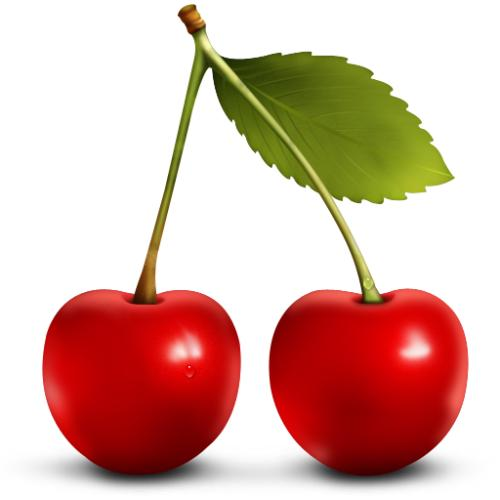
#> input picture image_processing/cherry.png, 500 x 500 px
$ python imshow.py
#> lines starting #> are read from the running program, lines starting #| are printed output that depends on the picture; after the words box and inside, x2 and y2 are one past the last pixel; in counts of white or black regions, pixels touching at a corner belong together
import cv2
import numpy as np

# 读取图片
image = cv2.imread("cherry.png")
#> image is the input picture: shape (500, 500, 3); mean B, G, R 166.9, 178.3, 217.2
R = image[:, :, 2]
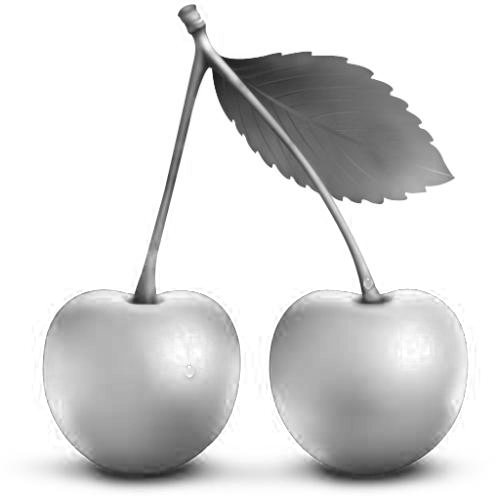
#> R: shape (500, 500); min 18, max 255, mean 217.2
G = image[:, :, 1]
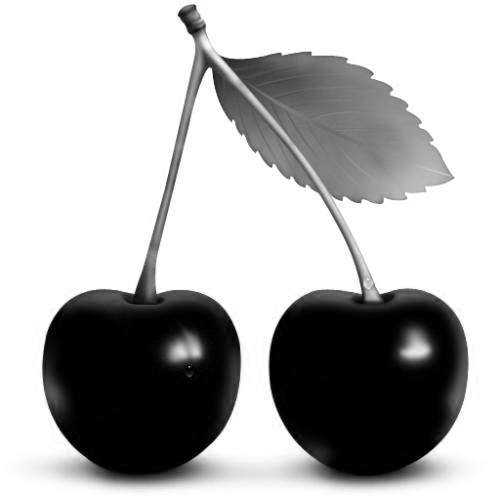
#> G: shape (500, 500); min 0, max 255, mean 178.3
B = image[:, :, 0]
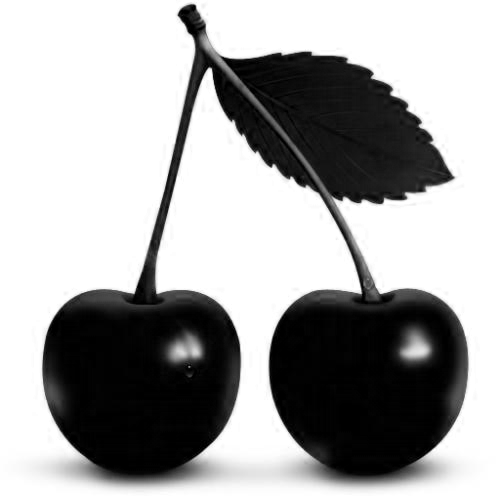
#> B: shape (500, 500); min 0, max 255, mean 166.9

# RGB2GRAY
img = (0.2989 * R + 0.5870 * G + 0.1140 * B)
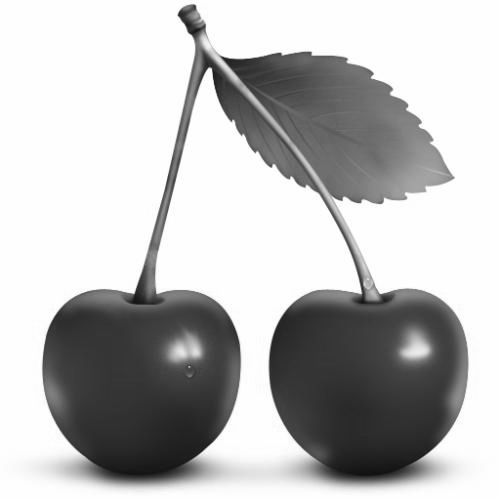
#> img: shape (500, 500) float64; min 16.53, max 255, mean 188.6
# img = (R + G + B) / 3.0

def randCent(k):
    return 255 * np.random.rand(k)

def kMeans(dataSet, k):
    (m, n) = dataSet.shape
    clusterAssment = np.zeros((m, n, 2))
    centroids = randCent(k)
    clusterChanged = True
    while clusterChanged:
        clusterChanged = False
        for i in range(m):
            for j in range(n):
                minDist = np.inf
                minIndex = -1
                for cent in range(k):
                    dist = np.abs(dataSet[i][j] - centroids[cent])
                    if dist < minDist:
                        minDist = dist
                        minIndex = cent
                if clusterAssment[i][j][0] != minIndex:
                    clusterChanged = True
                clusterAssment[i][j] = [minIndex, minDist]
        for cent in range(k):
            ptsInClust = dataSet[clusterAssment[:, :, 0] == cent]
            centroids[cent] = np.mean(ptsInClust)
    return centroids, clusterAssment

def result(dataSet, k):
    (m, n) = dataSet.shape
    myCentroids, clusterAssing = kMeans(dataSet, k)
    ans = np.zeros((m, n))
    for i in range(m):
        for j in range(n):
            # ans[i, j] = myCentroids[int(clusterAssing[i, j, 0])]
            if clusterAssing[i, j, 0] == 0:
                ans[i, j] = 0
            else:
                ans[i, j] = 255
    return ans


ans = result(img, 2)
#> after the loop in kMeans, `while clusterChanged:`: centroids = [76.62, 251.3]
#> after the loop in result, `for i in range(m):`:
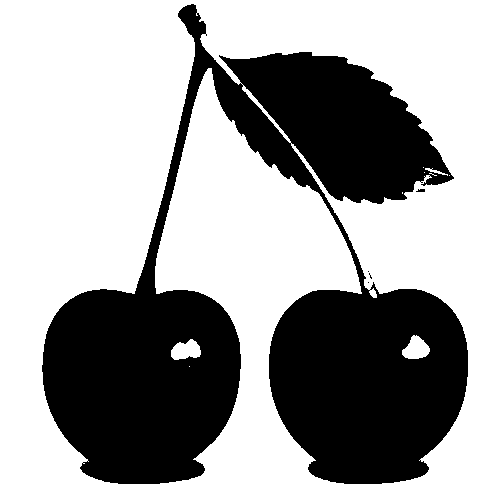
#> ans: shape (500, 500) float64; 64.1% white; 5 black regions (3 under 20 px), largest, box (x1, y1, x2, y2) and area: (42, 4, 468, 484) 89727, (416, 189, 425, 192) 22
cv2.imshow("img", img/255)
cv2.imshow("ans", ans/255)

key = cv2.waitKey()
#> (key Esc is pressed here)
if key == 27:
    cv2.destroyWindow("img")
